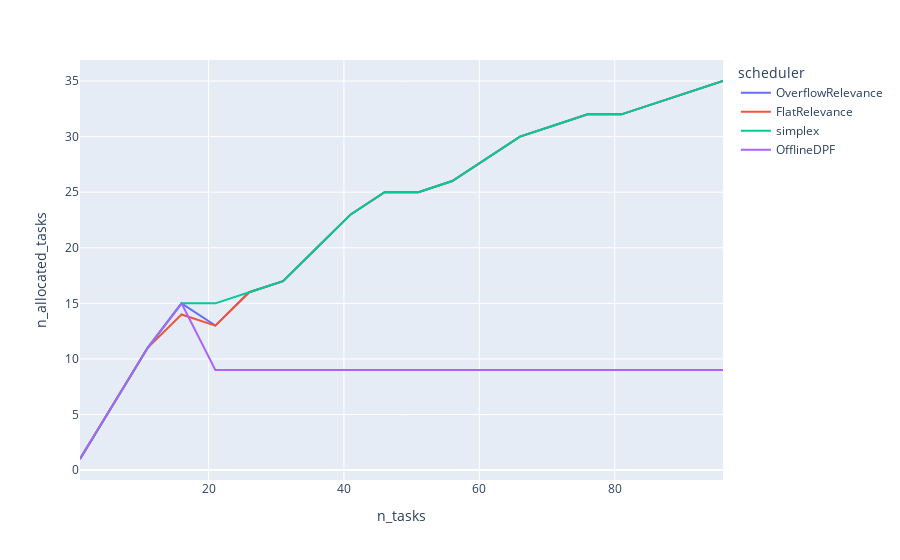

This figure's notebook cell:
### Code cell
b

### Figure 1 — Plotly figure (JSON) as saved in the notebook; plotly's stock layout.template omitted (floating-point values rounded to 4 significant figures)
{"data": [{"hovertemplate": "scheduler=OverflowRelevance<br>n_tasks=%{x}<br>n_allocated_tasks=%{y}<extra></extra>", "legendgroup": "OverflowRelevance", "line": {"color": "#636efa", "dash": "solid"}, "marker": {"symbol": "circle"}, "mode": "lines", "name": "OverflowRelevance", "orientation": "v", "showlegend": true, "type": "scatter", "x": [1, 6, 11, 16, 21, 26, 31, 36, 41, 46, 51, 56, 61, 66, 71, 76, 81, 86, 91, 96], "xaxis": "x", "y": [1, 6, 11, 15, 13, 16, 17, 20, 23, 25, 25, 26, 28, 30, 31, 32, 32, 33, 34, 35], "yaxis": "y"}, {"hovertemplate": "scheduler=FlatRelevance<br>n_tasks=%{x}<br>n_allocated_tasks=%{y}<extra></extra>", "legendgroup": "FlatRelevance", "line": {"color": "#EF553B", "dash": "solid"}, "marker": {"symbol": "circle"}, "mode": "lines", "name": "FlatRelevance", "orientation": "v", "showlegend": true, "type": "scatter", "x": [1, 6, 11, 16, 21, 26, 31, 36, 41, 46, 51, 56, 61, 66, 71, 76, 81, 86, 91, 96], "xaxis": "x", "y": [1, 6, 11, 14, 13, 16, 17, 20, 23, 25, 25, 26, 28, 30, 31, 32, 32, 33, 34, 35], "yaxis": "y"}, {"hovertemplate": "scheduler=simplex<br>n_tasks=%{x}<br>n_allocated_tasks=%{y}<extra></extra>", "legendgroup": "simplex", "line": {"color": "#00cc96", "dash": "solid"}, "marker": {"symbol": "circle"}, "mode": "lines", "name": "simplex", "orientation": "v", "showlegend": true, "type": "scatter", "x": [1, 6, 11, 16, 21, 26, 31, 36, 41, 46, 51, 56, 61, 66, 71, 76, 81, 86, 91, 96], "xaxis": "x", "y": [1, 6, 11, 15, 15, 16, 17, 20, 23, 25, 25, 26, 28, 30, 31, 32, 32, 33, 34, 35], "yaxis": "y"}, {"hovertemplate": "scheduler=OfflineDPF<br>n_tasks=%{x}<br>n_allocated_tasks=%{y}<extra></extra>", "legendgroup": "OfflineDPF", "line": {"color": "#ab63fa", "dash": "solid"}, "marker": {"symbol": "circle"}, "mode": "lines", "name": "OfflineDPF", "orientation": "v", "showlegend": true, "type": "scatter", "x": [1, 6, 11, 16, 21, 26, 31, 36, 41, 46, 51, 56, 61, 66, 71, 76, 81, 86, 91, 96], "xaxis": "x", "y": [1, 6, 11, 15, 9, 9, 9, 9, 9, 9, 9, 9, 9, 9, 9, 9, 9, 9, 9, 9], "yaxis": "y"}], "layout": {"legend": {"title": {"text": "scheduler"}, "tracegroupgap": 0}, "margin": {"t": 60}, "xaxis": {"anchor": "y", "domain": [0, 1], "title": {"text": "n_tasks"}}, "yaxis": {"anchor": "x", "domain": [0, 1], "title": {"text": "n_allocated_tasks"}}}}
